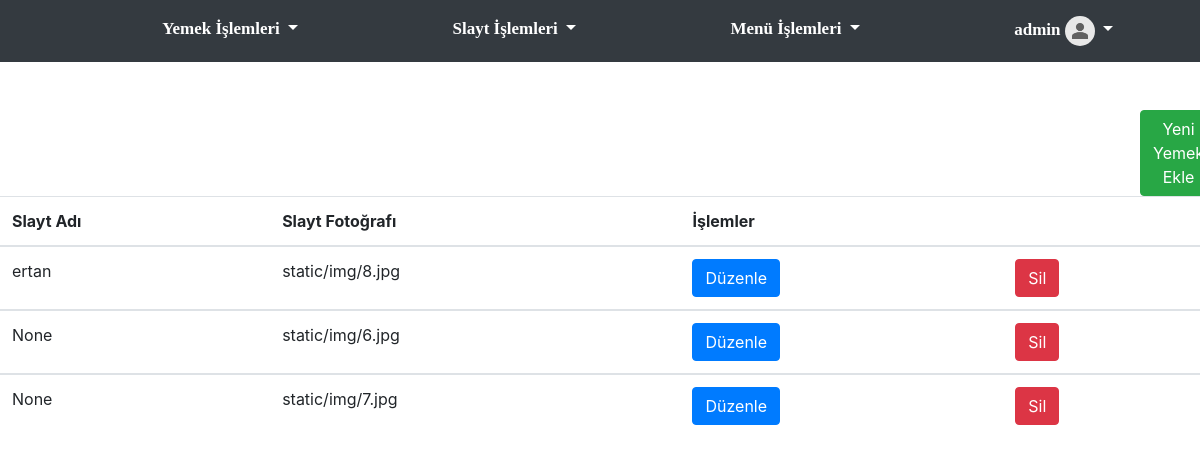
/slayt/liste (signed in), run on the app's committed database.
### mod_kullanici/model.py (models this page shows, shortened)
class kullanici(db.Model,UserMixin):
    id=db.Column(db.Integer,primary_key=True)
    kullaniciadi=db.Column(db.String(50))
    sifre=db.Column(db.String(50))
    resim=db.Column(db.String(60))

### mod_anasayfa/verimodeli.py (models this page shows)
class slayt(db.Model):
    slaytno = db.Column(db.Integer, primary_key=True)
    slaytfiyati = db.Column(db.String(50))
    slaytfotosu = db.Column(db.String(255))
    slaytbas = db.Column(db.String(255))
    slayttipi=db.Column(db.String(255))
    slaytid=db.Column(db.String(255))

### mod_anasayfa/yonetici.py (the view)
@mod_slayt.route('/liste')
@login_required
def slaytList():
    slaytlarim=slayt.query.all()
    return render_template('BuyukSlaytListeler/Liste.html',
                           veri=slaytlarim
                           )

### mod_kullanici/model.py (called while the page is built)
@login.user_loader
def kullaniciYukle(id):
    return kullanici.query.filter(kullanici.id==id).one_or_none()

### templates/BuyukSlaytListeler/Liste.html (shortened to what this page needs)
{% extends 'admin_paneli.html'%}
{% block sayfaicerigi %}
    <br><br>
    <div style="margin-left: 1140px">
        <a href="{{ url_for("slayts.ekleslayt") }}" class="btn btn-success">Yeni Yemek Ekle</a></div>
    <div align="center" >
    <table class="table table-hover">
    <thead>
    <tr>
        <th>Slayt Adı</th>
        <th>Slayt Fotoğrafı</th>
        <th colspan="2">İşlemler</th>
    </tr>
    </thead>
    {% for slayt in veri %}
        <tbody>
        <tr>
            <td>{{ slayt.slaytbas }}</td>
            <td>{{ slayt.slaytfotosu }}</td>
            <td>
                <a href="{{ url_for('slayts.slaytduzenle',id=slayt.slaytno)}}" class="btn btn-primary">Düzenle</a></td>
            <td>
                <a href="#" class="btn btn-danger silme-butonu"
                 data-haberbaslik="{{ slayt.slaytbas }}"
                   data-haberno="{{ slayt.slaytno }}">Sil</a></td>
        </tr>
    {% endfor %}
    </tbody>
</table>
    </div>
    <br>
    <br><br><br><br>
{% endblock %}

### templates/admin_paneli.html (shortened to what this page needs)
<!DOCTYPE html>
<html lang="tr">
<head>
    <link rel="stylesheet" href="https://maxcdn.bootstrapcdn.com/bootstrap/4.3.1/css/bootstrap.min.css">
</head>
<body>
<nav class="navbar navbar-expand-sm bg-dark navbar-dark">
    <ul class="navbar-nav">
        <li class="nav-item dropdown" style="margin-left: 25%">
            <a class="nav-link dropdown-toggle" href="#" id="navbardrop" data-toggle="dropdown"
               style="font-weight:bold;color: white;font-family: 'Times New Roman', Times, serif;font-size: 17px">
                Yemek İşlemleri
            </a>
        </li>
        <li class="nav-item dropdown" style="margin-left: 25%">
            <a class="nav-link dropdown-toggle" href="#" id="navbardrop" data-toggle="dropdown"
               style="font-weight:bold;color: white;font-family: 'Times New Roman', Times, serif;font-size: 17px">
                Slayt İşlemleri
            </a>
        </li>
         <li class="nav-item dropdown" style="margin-left: 25%">
            <a class="nav-link dropdown-toggle" href="#" id="navbardrop" data-toggle="dropdown"
               style="font-weight:bold;color: white;font-family: 'Times New Roman', Times, serif;font-size: 17px">
                Menü İşlemleri
            </a>
        </li>
        <li class="nav-item dropdown" style="margin-left: 25%">
            <a class="nav-link dropdown-toggle" href="#" id="navbardrop" data-toggle="dropdown"
               style="font-weight:bold;color: white;font-family: 'Times New Roman', Times, serif;font-size: 17px">
    {{ current_user.kullaniciadi }}
                <img class="img-profile rounded-circle" style="width: 30px;height: 30px;">
            </a>
    </ul>
</nav>
{% block body %}
    {% block sayfaicerigi %}
    {% endblock %}
{% endblock %}
</body>
</html>

### data on the page
kullanici: kullaniciadi "admin"
slayt: slaytbas "ertan", slaytfotosu "static/img/8.jpg"
slayt: slaytbas "None", slaytfotosu "static/img/6.jpg"
slayt: slaytbas "None", slaytfotosu "static/img/7.jpg"
